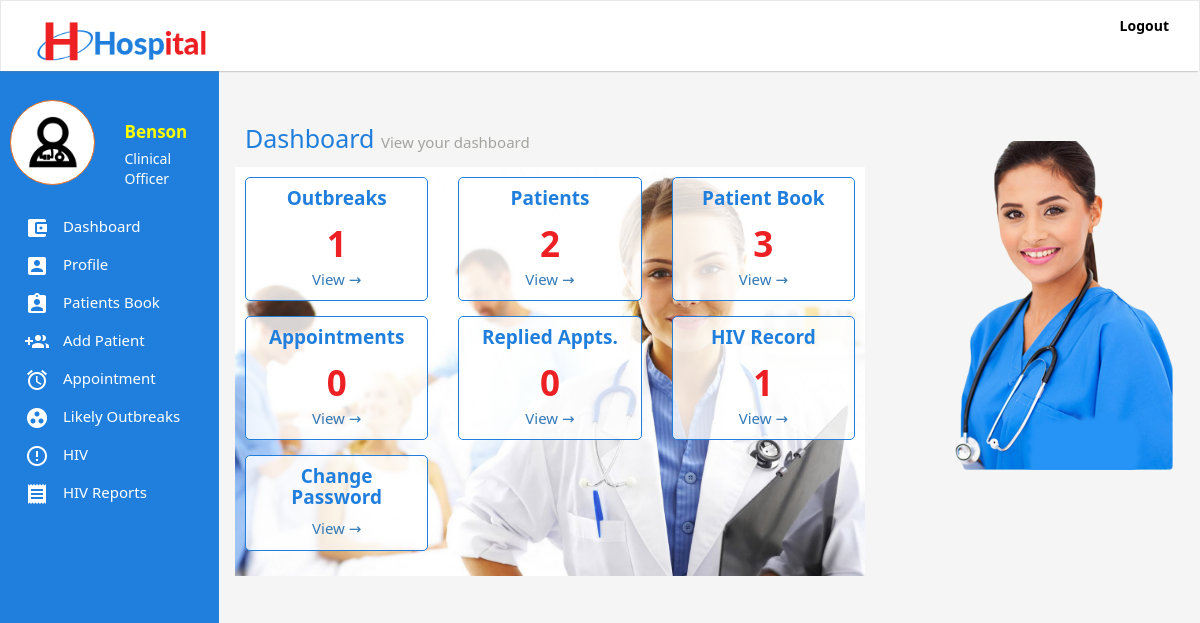
Screenshot of /index.php (signed in) with the database file from the repository.
### tables this page shows
CREATE TABLE IF NOT EXISTS `users` (
`id` int(11) NOT NULL,
  `firstName` varchar(255) NOT NULL,
  `secondName` varchar(255) NOT NULL,
  `email` varchar(255) NOT NULL,
  `password` varchar(255) NOT NULL,
  `token` varchar(255) NOT NULL,
  `status` int(11) NOT NULL,
  `phone` varchar(255) NOT NULL,
  `profile` varchar(255) DEFAULT NULL,
  `gender` varchar(255) NOT NULL,
  `role` varchar(255) DEFAULT NULL
);

### classes/User.class.php (called while the page is built, shortened)
<?php
class User{
	public static function loggedIn(){
		if(isset($_COOKIE['emr-user']) && $_COOKIE['emr-user'] != ""){
			return true;
		}
		return false;
	}
	public static function get($token, $field){
		$query = Db::fetch("users", "$field", "token = ? ", $token, "", "", "" );
		$data = Db::num($query);
		return $data[0];
	}
}

### classes/Db.class.php (called while the page is built, shortened)
<?php
class Db{
	public static function connect(){
		try{
			$db = new PDO("mysql:host=".Config::DB_HOST.";dbname=".Config::DB_NAME,Config::DB_USER, Config::DB_PASSWORD);
			$db->setAttribute(PDO::ATTR_ERRMODE, PDO::ERRMODE_EXCEPTION);
		} catch(Exception $e){
			self::returnedSQlError($e);
		}
		return $db;
	}
	public static function fetch($table, $columns,  $whereClause, $whereValue, $orderBy, $limit, $groupBy){
		if($limit == ""){
			$limit = "";
		} else {
			$limit = " LIMIT $limit ";
		}
		if($orderBy == ""){
			$orderBy = "";
		} else {
			$orderBy = " ORDER BY $orderBy ";
		}
		if($groupBy == ""){
			$groupBy = "";
		} else {
			$groupBy = "GROUP BY $groupBy";
		}
		$con = self::connect();
		if($columns == ""){
			$query = $con->prepare("SELECT * FROM $table WHERE $whereClause $groupBy $orderBy $limit");
			if($whereValue != ""){
				if(is_array($whereValue)){
					$n = 0;
					$countWhereValue = count($whereValue);
					while($n < $countWhereValue){
						$paramsCount = $n + 1;
						$query->bindParam($paramsCount, $whereValue[$n]);
						$n++;
					}
				} else {
					$query->bindParam(1, $whereValue);
				}
			} else {
				$query = $con->prepare("SELECT * FROM $table  $groupBy $orderBy  $limit");
			}
		} else {
			$sql = "SELECT ";
			if(is_array($columns)){
				$colsCount = count($columns);
				$start = 0;
				while($start < $colsCount){
					$commas = $start + 1;
					if($commas == $colsCount){
						$sql .= $columns[$start]." ";
					} else {
						$sql .= $columns[$start].", ";
					}
					$start ++;
				}
			} else {
				$sql .= "$columns ";
			}
			if($whereValue != ""){
				$sql .= "FROM $table WHERE $whereClause $groupBy $orderBy $limit";
				$query = $con->prepare($sql);
				if(is_array($whereValue)){
					$n = 0;
					$countWhereValue = count($whereValue);
					while($n < $countWhereValue){
						$paramsCount = $n + 1;
						$query->bindParam($paramsCount, $whereValue[$n]);
						$n++;
					}
				} else {
					$query->bindParam(1, $whereValue);
				}
			} else {
				$sql .= "FROM $table $groupBy $orderBy $limit";
				$query = $con->prepare($sql);
			}
		}
		$query->execute();
		return $query;
	}
	public static function count($query){
		return $query->rowCount();
	}
	public static function num($query){
		return $query->fetch(PDO::FETCH_NUM);
	}
}

### importance.php (called while the page is built, shortened)
<?php
if(User::loggedIn()){
	$token = $_COOKIE['emr-user'];
	$userFirstName = User::get($token, "firstName");
	$userToken = User::get($token, "token");
	$userStatus = User::get($token, "status");
	$userRole = User::get($token, "role");
	if($userStatus == 1){
		$userRole = "Admin";
	} else {
		$userRole = $userRole;
	}
}

### classes/DashboardUi.class.php (the view)
<?php
class DashboardUi{
	public static function draw($title, $count, $url){
		echo "
			<div class='col-md-4'>
				<div class='inner-panel'>
					<h3>$title</h3>
					<span class='d-count'>$count</span>
					<a href='$url'>View &#8594;</a>
				</div>
			</div>
		";
	}
}

### inc/sidebar.inc.php
<?php
if(User::loggedIn()){
	if($userStatus == 1){
	?>
	<div class='sidebar'>
		<div class='sidebar-area'>
			<div class='row' style='margin-bottom: 20px;'>
				<div class='col-md-6'>
					<div class='user-profile'>
						<img src='images/3678412 - doctor medical care medical help stethoscope.png' class='img-responsive' style='max-height: 80px;' />
					</div>
				</div>
				<div class='col-md-6'>
					<div class='user-names'>
						<?php echo "$userFirstName";  ?>
					</div>
					<div class='user-role'>
						<?php echo "$userRole";  ?>
					</div>
				</div>
			</div>
			<ul class='sidebar-menu'>
				<li><a href='index.php'><img class='sidebar-menu-icon' src='images/ic_account_balance_wallet_white_24dp.png'  /> Dashboard</a></li>
				<li><a href='profile.php?token=<?php echo $userToken; ?>'><img class='sidebar-menu-icon' src='images/ic_account_box_white_24dp.png'  /> Profile</a></li>
				<li><a href='patients.php'><img class='sidebar-menu-icon' src='images/ic_assignment_ind_white_24dp.png'  /> Patients Book</a></li>
				<li><a href='add-doctors.php'><img class='sidebar-menu-icon' src='images/ic_group_add_white.png'  /> Add Doctors</a></li>
				<li><a href='doctors-record.php'><img class='sidebar-menu-icon' src='images/ic_group_add_white.png'  /> Doctors' Records</a></li>
				<li><a href='appointments.php'><img class='sidebar-menu-icon' src='images/ic_alarm_white_24dp.png'  /> Appointment</a></li>
				<li><a href='add-outbreak.php'><img class='sidebar-menu-icon' src='images/ic_group_work_white_24dp.png'  /> Add Outbreaks</a></li>
				<li><a href='outbreaks.php'><img class='sidebar-menu-icon' src='images/ic_group_work_white_24dp.png'  /> Likely Outbreaks</a></li>
				<li><a href='hiv.php'><img class='sidebar-menu-icon' src='images/ic_error_outline_white_24dp.png'  /> HIV</a></li>
				<li><a href='reports.php'><img class='sidebar-menu-icon' src='images/ic_receipt_white_24dp.png'  /> HIV Reports</a></li>
			</ul>
		</div>
	</div>
	<?php
	} else {
	?>
	<div class='sidebar'>
		<div class='sidebar-area'>
			<div class='row' style='margin-bottom: 20px;'>
				<div class='col-md-6'>
					<div class='user-profile'>
						<img src='images/3678412 - doctor medical care medical help stethoscope.png' class='img-responsive' style='max-height: 80px;' />
					</div>
				</div>
				<div class='col-md-6'>
					<div class='user-names'>
						<?php echo "$userFirstName";  ?>
					</div>
					<div class='user-role'>
						<?php echo "$userRole";  ?>
					</div>
				</div>
			</div>
			<ul class='sidebar-menu'>
				<li><a href='index.php'><img class='sidebar-menu-icon' src='images/ic_account_balance_wallet_white_24dp.png'  /> Dashboard</a></li>
				<li><a href='profile.php?token=<?php echo $userToken; ?>'><img class='sidebar-menu-icon' src='images/ic_account_box_white_24dp.png'  /> Profile</a></li>
				<li><a href='patients.php'><img class='sidebar-menu-icon' src='images/ic_assignment_ind_white_24dp.png'  /> Patients Book</a></li>
				<li><a href='new-patient.php'><img class='sidebar-menu-icon' src='images/ic_group_add_white.png'  /> Add Patient</a></li>
				<li><a href='appointments.php'><img class='sidebar-menu-icon' src='images/ic_alarm_white_24dp.png'  /> Appointment</a></li>
				<li><a href='outbreaks.php'><img class='sidebar-menu-icon' src='images/ic_group_work_white_24dp.png'  /> Likely Outbreaks</a></li>
				<li><a href='hiv.php'><img class='sidebar-menu-icon' src='images/ic_error_outline_white_24dp.png'  /> HIV</a></li>
				<li><a href='reports.php'><img class='sidebar-menu-icon' src='images/ic_receipt_white_24dp.png'  /> HIV Reports</a></li>
			</ul>
		</div>
	</div>
<?php
}
} else if(Patient::isPatientIn() ) {
?>
<div class='sidebar'>
		<div class='sidebar-area'>
			<div class='row' style='margin-bottom: 20px;'>
				<div class='col-md-6'>
					<div class='user-profile'>
						<img src='images/3678443 - ambulance fast fast hospital.png' class='img-responsive' style='max-height: 80px;' />
					</div>
				</div>
				<div class='col-md-6'>
					<div class='user-names'>
						<?php echo Patient::getP($_SESSION['patient'], "name");  ?>
					</div>
					<div class='user-role'>
						<?php echo "Patient";  ?>
					</div>
				</div>
			</div>
			<ul class='sidebar-menu'>
				<li><a href='patient-data.php'><img class='sidebar-menu-icon' src='images/ic_account_balance_wallet_white_24dp.png'  /> Your Data</a></li>
				<li><a href='book-appointments.php'><img class='sidebar-menu-icon' src='images/ic_alarm_white_24dp.png'  /> Book an Appointment</a></li>
				<li><a href='p-sent-appointments.php'><img class='sidebar-menu-icon' src='images/ic_alarm_white_24dp.png'  />Sent Appointments</a></li>
				<li><a href='p-reply-appointments.php'><img class='sidebar-menu-icon' src='images/ic_alarm_white_24dp.png'  />Replies</a></li>
				<li><a href='logout.php'><img class='sidebar-menu-icon' src='images/ic_group_work_white_24dp.png'  /> Logout</a></li>
			</ul>
		</div>
	</div>
<?php
}

### css/main.css (style rules this page uses)
body { background: #F5F5F5; font-family: "Segoe UI", Frutiger, "Frutiger Linotype", "Dejavu Sans", "Helvetica Neue", Arial, sans-serif !important; }
.sidebar { position: relative; }
.sidebar .sidebar-area { z-index: 1; position: fixed; top: 50px; background: #207FDD; width: 219px; height: 100%; padding: 100px 10px 10px 10px; left: 0; top: 0; min-height: 500px; }
.sidebar-menu { padding: 0; }
.sidebar-menu li { list-style-type: none; }
.sidebar-menu li a { color: #fff; z-index: 999; display: block; text-decoration: none !important; padding: 7px 15px; font-size: 15px; }
.sidebar-menu-icon { margin-right: 10px; }
.user-profile { background: #fff; border: 1px solid #F2711D; padding: 15px; border-radius: 60px; }
.user-names { color: #FFFF02; font-weight: bold; font-size: 17px; margin: 20px 0px 5px 0px; }
.user-role { color: #FFF; }
.inner-panel { border: 1px solid #207FDD; padding: 10px; border-radius: 5px; text-align: center; background: rgba(255, 255, 255, 0.8); margin-bottom: 15px; }
.inner-panel h3 { font-size: 19px; margin: 0 0 10px 0; color: #207FDD; font-weight: bold; }
.inner-panel span { color: #ED2124; font-size: 35px; font-weight: bold; }
.inner-panel a { display: block; font-size: 15px; }

### rows the page displays
users: firstName "Benson", userRole "Clinical Officer", status "2"

### other values shown
$title "Outbreaks Patients Patient Book Appointments Replied Appts. HIV Record Change Password"
$count "1 3 0 0 1"
